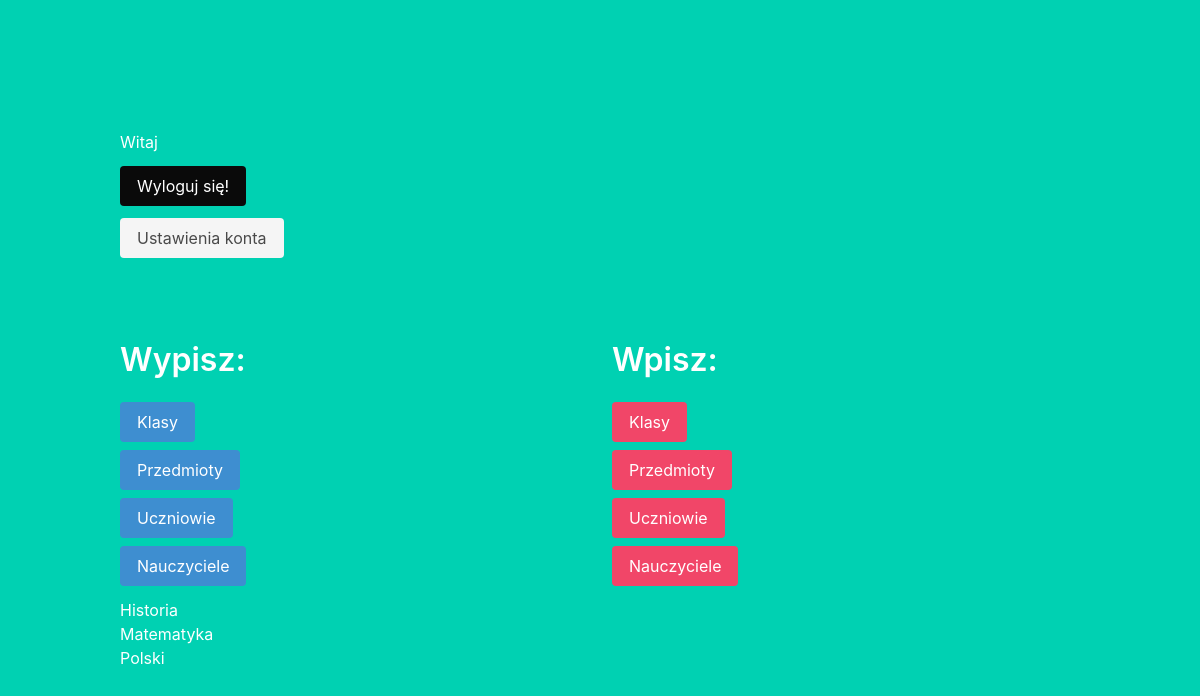
The app's page /admin.php?sh_su (signed in) with its own data.
### tables this page shows
CREATE TABLE School_subject (
    id int NOT NULL AUTO_INCREMENT UNIQUE,
    sname varchar(50),
    class_id int,
    PRIMARY KEY (id),
    FOREIGN KEY (class_id) REFERENCES class_name(id)
);

### fun.php (the view, shortened to what this page needs)
<?php
    require_once('db.php');
    function show_subjects()
    {
        global $conn;
        $sql = "SELECT sname FROM school_subject";
        foreach ($conn->query($sql) as $row) {
            echo("<p>". $row['sname'] . "</p>");
        }
        echo "
                </div>
            </div>
        </section>
        ";
    }
?>

### records on screen
school_subject: sname "Historia"
school_subject: sname "Matematyka"
school_subject: sname "Polski"
